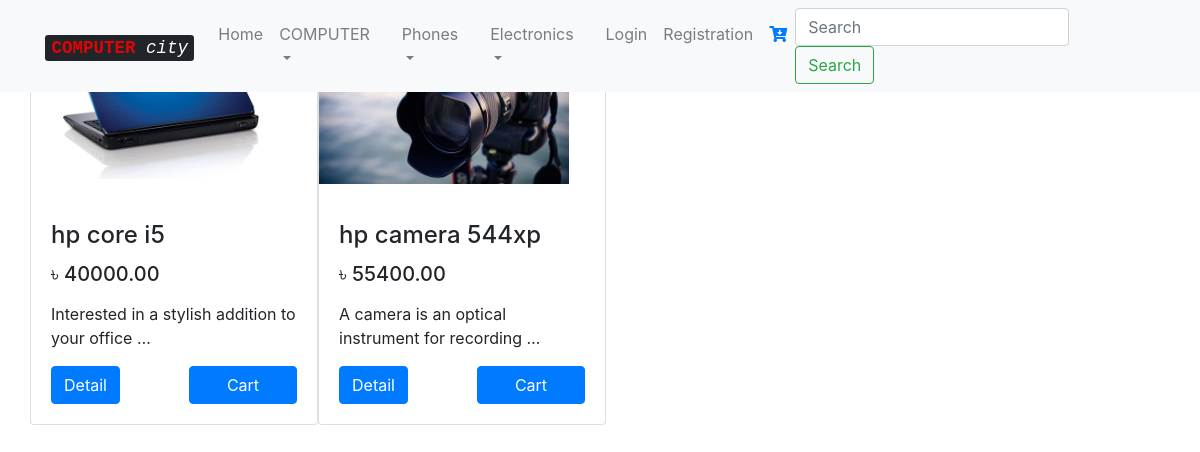
The app's page /category/hp/ with its own data.
### products/models.py (models this page shows, shortened)
class ProductList(models.Model):
    category = models.ForeignKey(ProductCategory, default=1)
    title = models.CharField(max_length=120)
    image = models.ImageField(upload_to='product detail')
    price = models.DecimalField(decimal_places=2, max_digits=10, default=40.00)
    description = models.TextField()
    stock = models.IntegerField(default=30)
    active = models.BooleanField(default=True)
    featured = models.BooleanField(default=False)
    offers = models.TextField()
    updated = models.DateTimeField(auto_now=True)
    timestamp = models.DateTimeField(auto_now_add=True)

### category/views.py (the view)
# urls.py: url(r'^(?P<categoryy>[\w-]+)/$', show_category_products_list, name='cat_pro_list'),
def show_category_products_list(request, categoryy):
    cart_obj, new_cart = Cart.objects.new_or_get(request)
    pro_category = get_object_or_404(ProductCategory,title=categoryy)
    query = ProductList.objects.filter(category=pro_category)
    context = {
        'products_list_all' : query,
        'cart': cart_obj,
    }
    return render(request, 'category_view/category_view.html', context)

### cart/models.py (called while the page is built)
    def new_or_get(self, request):
        cart_id = request.session.get("cart_id", None)
        qs = self.get_queryset().filter(id=cart_id)
        if qs.count() == 1:
            new_obj = False
            cart_obj = qs.first()
            if request.user.is_authenticated() and cart_obj.user is None:
                cart_obj.user = request.user
                cart_obj.save()
        else:
            cart_obj = Cart.objects.new(user=request.user)
            new_obj = True
            request.session['cart_id'] = cart_obj.id
        return cart_obj, new_obj

    def new(self, user=None):
        user_obj = None
        if user is not None:
            if user.is_authenticated():
                user_obj = user
        return self.model.objects.create(user=user_obj)

### category/templates/category_view/category_view.html
{% extends 'base/base.html' %}
{% block head %}
    {% include 'base/navbar.html' %}
{% endblock %}
{% block content %}
        <div class="row">
            {% for product in products_list_all %}
            <div class="card" style="width: 18rem;">
                <img class="card-img-top" src="{{ product.image.url }}" alt="Card image cap" style='height: 200px; width: 250px; object-fit: contain'>
                <div class="card-body">
                    <h4 class="card-title">{{ product.title }}</h4>
                    <h5 class="card-title">৳ {{ product.price }}</h5>
                    <p class="card-text">{{ product.description|linebreaks|truncatewords:8 }}</p>
                    <div class="row">
                        <div class="col-sm-6"><a href="{% url 'product_list:product_detail' pk=product.id %}" class="btn btn-primary">Detail</a></div>
                        <div class="col-sm-6">
                            {% include '../products/cart.html' with cart=cart product=product %}
                        </div>
                    </div>
                </div>
            </div>
            {% endfor %}
        </div>
    </div>
{% endblock %}

### products/templates/products/cart.html (shortened to what this page needs)
<form class='form-product-ajax' method='POST' action='{% url "cart:update" %}' data-endpoint='{% url "cart:update" %}'
class="form"> {% csrf_token %}
    <span class='submit-span'>
    {% if product in cart.products.all %}
    <button type='submit' class='btn btn-danger btn-block'>Remove</button>
    {% else %}
    <button type="submit" class="btn btn-primary btn-block">Cart</button>
    {% endif %}
    </span>
</form>

### records on screen
ProductList: image (picture), title "hp core i5", price "40000.00", description "Interested in a stylish addition to your office …"
ProductList: image (picture), title "hp camera 544xp", price "55400.00", description "A camera is an optical instrument for recording …"
